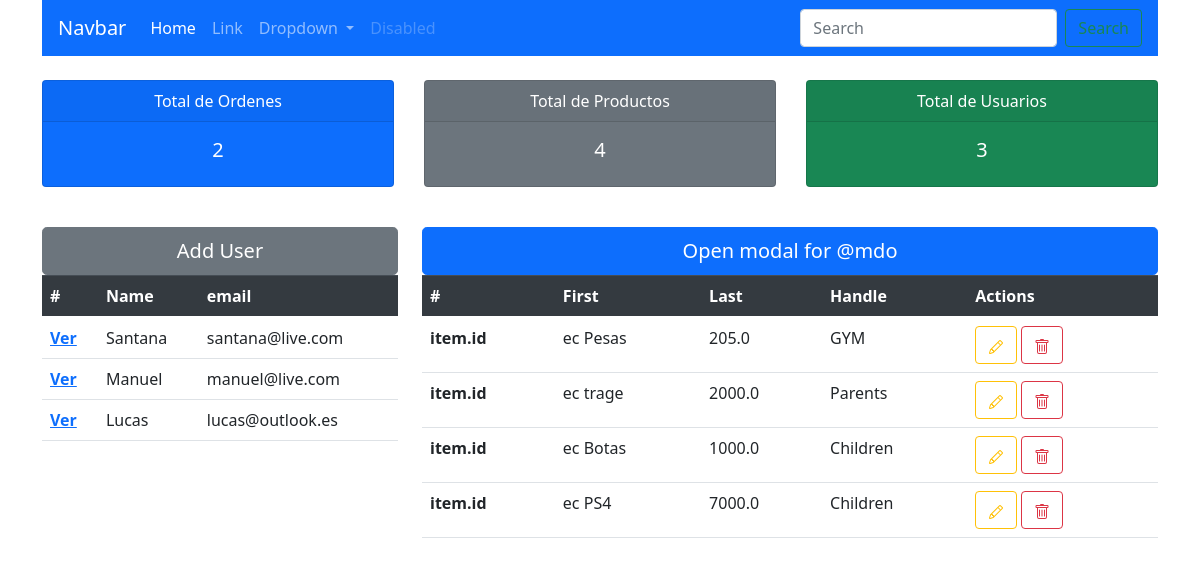
Screenshot of /table/ with the database file from the repository.
### accounts/models.py (models this page shows)
class Customer(models.Model):
    name = models.CharField(max_length=50,null=True)
    email = models.CharField(max_length=50,null=True)
    date_create = models.DateTimeField(auto_now_add=True, null=True)
    def __str__(self):
        return self.name

class Product(models.Model):
    CATEGORY=(
        ('Children','Children'),
        ('Parents','Parents'),
        ('GYM','GYM')
    )
    name = models.CharField(max_length=50,null=True)
    price = models.FloatField(null=True)
    category = models.CharField(max_length=50,null=True,choices= CATEGORY)
    description = models.CharField(max_length=50,null=True)
    date_create = models.DateTimeField(auto_now_add=True, null=True)
    def __str__(self):
        return self.name

### accounts/views.py (the view)
# urls.py: path('table/',views.Table),
def Table(request):
    total_ordenes = Orders.objects.all().count()
    total_productos = Product.objects.all().count()
    total_usuarios = Customer.objects.all().count()
    products = Product.objects.all()
    users = Customer.objects.all()
    form = OrdersForm()
    if request.method == 'POST':
        form = OrdersForm(request.POST)
        if form.is_valid:
            form.save()
    context = {'total_ordenes':total_ordenes,'total_productos':total_productos,
    'total_usuarios':total_usuarios, 'products':products,'users':users,'form':form}
    return render(request,'accounts/Table.html',context)

### accounts/forms.py
class OrdersForm(ModelForm):
    class Meta:
        model = Orders
        fields = '__all__'

### accounts/templates/accounts/Table.html (shortened to what this page needs)
{% extends 'accounts/main.html' %}
{% block content %}
    <br>
    {% include 'accounts/CardGroup.html' %}
    <br>
    <div class="row">
        <div class="col-4">
            <div class="table-responsive-sm">
                <button type="button" class="btn btn-secondary btn-lg btn-block">Add User</button>
                <table class="table">
                    <thead class="thead-dark">
                        <tr>
                            <th scope="col">#</th>
                            <th scope="col">Name</th>
                            <th scope="col">email</th>
                        </tr>
                    </thead>
                    <tbody>
                        {% for item in users %}
                            <tr>
                                <th scope="row"><a href="{% url 'customer' item.name %}">Ver</a></th>
                                <td>{{item.name}}</td>
                                <td>{{item.email}}</td>
                            </tr>
                        {% endfor %}
                    </tbody>
                </table>
            </div>
        </div>
        <div class="col-8">
            <div class="table-responsive-sm">
                {% include 'accounts/Crud.html' %}
                <table class="table">
                    <thead class="thead-dark">
                        <tr>
                            <th scope="col">#</th>
                            <th scope="col">First</th>
                            <th scope="col">Last</th>
                            <th scope="col">Handle</th>
                            <th scope="col">Actions</th>
                        </tr>
                    </thead>
                    <tbody>
                        {% for item in products %}
                            <tr>
                                <th scope="row">item.id</th>
                                <td>ec {{item.name}}</td>
                                <td>{{item.price}}</td>
                                <td>{{item.category}}</td>
                                <td>
                                    <a  type="button" class="btn btn-outline-warning" >
                                    </a>
                                    <button type="button" class="btn btn-outline-danger">
                                    </button>
                                </td>
                            </tr>
                        {% endfor %}
                    </tbody>
                </table>
            </div>
        </div>
    </div>
{% endblock %}

### rows the page displays
Customer: name "Santana", email "santana@live.com"
Customer: name "Manuel", email "manuel@live.com"
Customer: name "Lucas", email "lucas@outlook.es"
Product: name "Pesas", price "205.0", category "GYM"
Product: name "trage", price "2000.0", category "Parents"
Product: name "Botas", price "1000.0", category "Children"
Product: name "PS4", price "7000.0", category "Children"

### other values shown
{{ total_ordenes }} "2"
{{ total_productos }} "4"
{{ total_usuarios }} "3"
